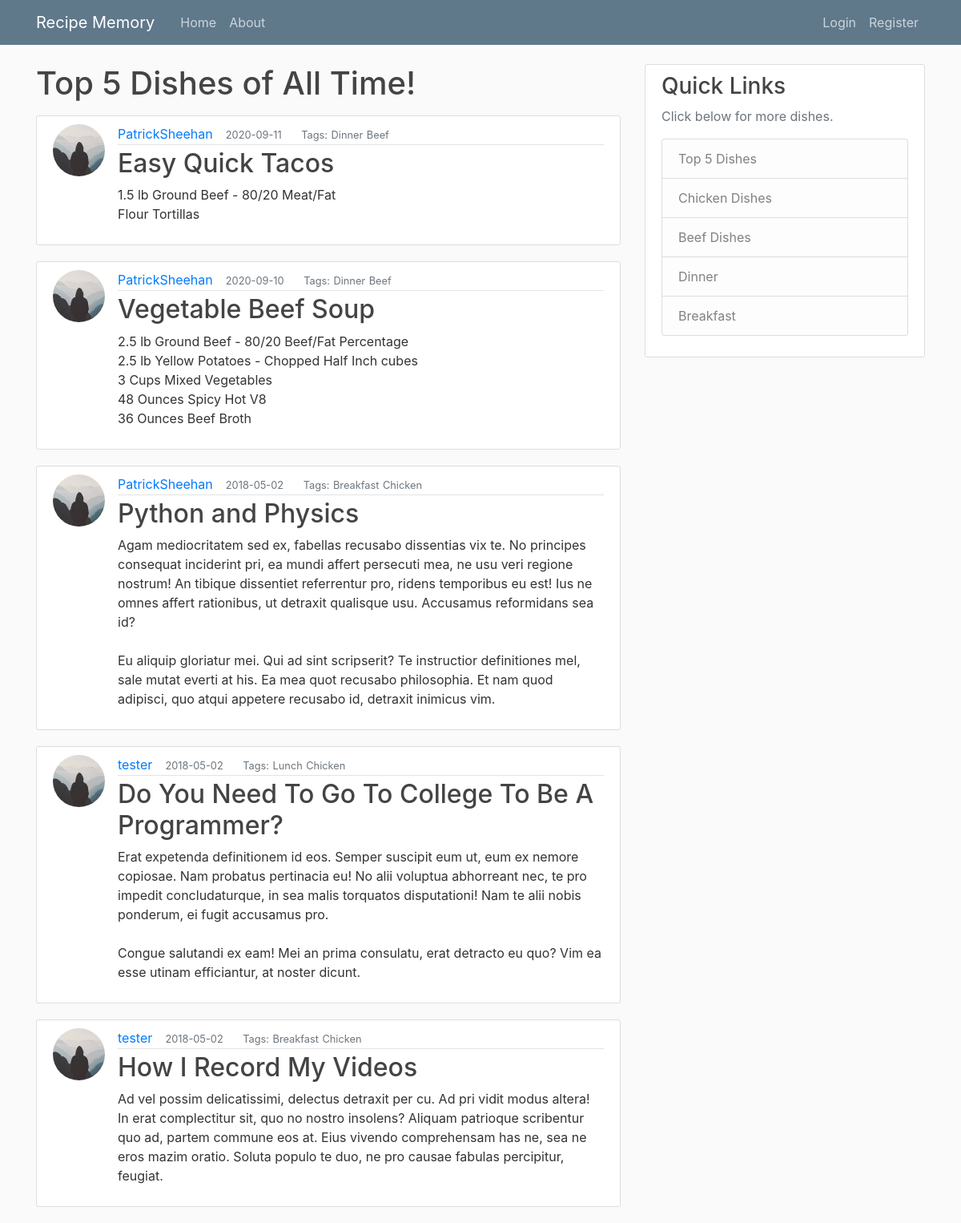
The page /top5 on the database its author committed.
### flaskblog/models.py (models this page shows, shortened)
class User(db.Model, UserMixin):
    id = db.Column(db.Integer, primary_key=True)
    username = db.Column(db.String(20), unique=True, nullable=False)
    email = db.Column(db.String(120), unique=True, nullable=False)
    image_file = db.Column(db.String(20), nullable=False, default='default.jpg')
    password = db.Column(db.String(60), nullable=False)
    posts = db.relationship('Post', backref='author', lazy=True)

class Post(db.Model):
    id = db.Column(db.Integer, primary_key=True)
    title = db.Column(db.String(120), nullable=False)
    date_posted = db.Column(db.DateTime, nullable=False, default=datetime.utcnow)
    mealType = db.Column(db.String(20), default="Dinner", nullable=True)
    mainIngredient = db.Column(db.String(35), default="Chicken", nullable=True)
    content = db.Column(db.Text, nullable=False)
    user_id = db.Column(db.Integer, db.ForeignKey('user.id'), nullable=False)

### flaskblog/dishes/routes.py (the view)
@dishes.route('/top5')
def top5():
    topDishes=[30, 29, 18, 26, 17]
    post1 = Post.query.get_or_404(topDishes[0])
    post2 = Post.query.get_or_404(topDishes[1])
    post3 = Post.query.get_or_404(topDishes[2])
    post4 = Post.query.get_or_404(topDishes[3])
    post5 = Post.query.get_or_404(topDishes[4])
    return render_template('top5.html', post1=post1, post2=post2, post3=post3, post4=post4, post5=post5)

### flaskblog/templates/top5.html
{% extends "layouts.html" %}
{% block content %}
<h1 class="mb-3">Top 5 Dishes of All Time!</h1>
<article class="media content-section">
  <img class="rounded-circle article-img" src="{{ url_for('static', filename='profile_pics/' + post1.author.image_file) }}">
  <div class="media-body">
    <div class="article-metadata">
      <a class="mr-2" href="{{ url_for('users.user_posts', username=post1.author.username) }}">{{ post1.author.username }}</a>
      <small class="text-muted"> &nbsp;{{ post1.date_posted.strftime('%Y-%m-%d') }}</small>
      <small class="text-muted"> &emsp;&nbsp; Tags:</small>
      <b><small class="text-muted">{{ post1.mealType }}</small></b>
      <b><small class="text-muted">{{ post1.mainIngredient }}</small></b>
    </div>
    <h2 class="article-title">{{ post1.title }}</h2>
    <p class="article-content">{{ post1.content }}</p>
  </div>
</article>
<article class="media content-section">
  <img class="rounded-circle article-img" src="{{ url_for('static', filename='profile_pics/' + post2.author.image_file) }}">
  <div class="media-body">
    <div class="article-metadata">
      <a class="mr-2" href="{{ url_for('users.user_posts', username=post2.author.username) }}">{{ post2.author.username }}</a>
      <small class="text-muted"> &nbsp;{{ post2.date_posted.strftime('%Y-%m-%d') }}</small>
      <small class="text-muted"> &emsp;&nbsp; Tags:</small>
      <b><small class="text-muted">{{ post2.mealType }}</small></b>
      <b><small class="text-muted">{{ post2.mainIngredient }}</small></b>
    </div>
    <h2 class="article-title">{{ post2.title }}</h2>
    <p class="article-content">{{ post2.content }}</p>
  </div>
</article>
<article class="media content-section">
  <img class="rounded-circle article-img" src="{{ url_for('static', filename='profile_pics/' + post3.author.image_file) }}">
  <div class="media-body">
    <div class="article-metadata">
      <a class="mr-2" href="{{ url_for('users.user_posts', username=post3.author.username) }}">{{ post3.author.username }}</a>
      <small class="text-muted"> &nbsp;{{ post3.date_posted.strftime('%Y-%m-%d') }}</small>
      <small class="text-muted"> &emsp;&nbsp; Tags:</small>
      <b><small class="text-muted">{{ post3.mealType }}</small></b>
      <b><small class="text-muted">{{ post3.mainIngredient }}</small></b>
    </div>
    <h2 class="article-title">{{ post3.title }}</h2>
    <p class="article-content">{{ post3.content }}</p>
  </div>
</article>
<article class="media content-section">
  <img class="rounded-circle article-img" src="{{ url_for('static', filename='profile_pics/' + post4.author.image_file) }}">
  <div class="media-body">
    <div class="article-metadata">
      <a class="mr-2" href="{{ url_for('users.user_posts', username=post4.author.username) }}">{{ post4.author.username }}</a>
      <small class="text-muted"> &nbsp;{{ post4.date_posted.strftime('%Y-%m-%d') }}</small>
      <small class="text-muted"> &emsp;&nbsp; Tags:</small>
      <b><small class="text-muted">{{ post4.mealType }}</small></b>
      <b><small class="text-muted">{{ post4.mainIngredient }}</small></b>
    </div>
    <h2 class="article-title">{{ post4.title }}</h2>
    <p class="article-content">{{ post4.content }}</p>
  </div>
</article>
<article class="media content-section">
  <img class="rounded-circle article-img" src="{{ url_for('static', filename='profile_pics/' + post5.author.image_file) }}">
  <div class="media-body">
    <div class="article-metadata">
      <a class="mr-2" href="{{ url_for('users.user_posts', username=post5.author.username) }}">{{ post5.author.username }}</a>
      <small class="text-muted"> &nbsp;{{ post5.date_posted.strftime('%Y-%m-%d') }}</small>
      <small class="text-muted"> &emsp;&nbsp; Tags:</small>
      <b><small class="text-muted">{{ post5.mealType }}</small></b>
      <b><small class="text-muted">{{ post5.mainIngredient }}</small></b>
    </div>
    <h2 class="article-title">{{ post5.title }}</h2>
    <p class="article-content">{{ post5.content }}</p>
  </div>
</article>
{% endblock content %}

### flaskblog/static/main.css (style rules this page uses)
body { background: #fafafa; color: #333333; margin-top: 5rem; }
h1, h2, h3, h4, h5, h6 { color: #444444; }
.content-section { background: #ffffff; padding: 10px 20px; border: 1px solid #dddddd; border-radius: 3px; margin-bottom: 20px; }
.article-title { color: #444444; }
.article-content { white-space: pre-line; }
.article-img { height: 65px; width: 65px; margin-right: 16px; }
.article-metadata { padding-bottom: 1px; margin-bottom: 4px; border-bottom: 1px solid #e3e3e3 }

### rows shown on the page
User: image_file (picture), author.username "PatrickSheehan"
Post: date_posted "2020-09-11", mealType "Dinner", mainIngredient "Beef", title "Easy Quick Tacos", content "1.5 lb Ground Beef - 80/20 Meat/Fat Flour Tortillas"
Post: date_posted "2020-09-10", mealType "Dinner", mainIngredient "Beef", title "Vegetable Beef Soup", content "2.5 lb Ground Beef - 80/20 Beef/Fat Percentage 2.5 lb Yellow Potatoes - Chopped Half Inch cubes 3 Cups Mixed Vegetables 48 Ounces Spicy Hot V8 36 Ounces Beef Broth"
Post: date_posted "2018-05-02", mealType "Breakfast", mainIngredient "Chicken", title "Python and Physics", content "Agam mediocritatem sed ex, fabellas recusabo dissentias vix te. No principes consequat inciderint pri, ea mundi affert persecuti mea, ne usu veri regione nostrum! An tibique dissentiet referrentur pro, ridens temporibus eu est! Ius ne omnes affert rationibus, ut detraxit qualisque usu. Accusamus reformidans sea id? Eu aliquip gloriatur mei. Qui ad sint scripserit? Te instructior definitiones mel, sale mutat everti at his. Ea mea quot recusabo philosophia. Et nam quod adipisci, quo atqui appetere recusabo id, detraxit inimicus vim."
User: image_file (placeholder picture), author.username "tester"
Post: date_posted "2018-05-02", mealType "Lunch", mainIngredient "Chicken", title "Do You Need To Go To College To Be A Programmer?", content "Erat expetenda definitionem id eos. Semper suscipit eum ut, eum ex nemore copiosae. Nam probatus pertinacia eu! No alii voluptua abhorreant nec, te pro impedit concludaturque, in sea malis torquatos disputationi! Nam te alii nobis ponderum, ei fugit accusamus pro. Congue salutandi ex eam! Mei an prima consulatu, erat detracto eu quo? Vim ea esse utinam efficiantur, at noster dicunt."
Post: date_posted "2018-05-02", mealType "Breakfast", mainIngredient "Chicken", title "How I Record My Videos", content "Ad vel possim delicatissimi, delectus detraxit per cu. Ad pri vidit modus altera! In erat complectitur sit, quo no nostro insolens? Aliquam patrioque scribentur quo ad, partem commune eos at. Eius vivendo comprehensam has ne, sea ne eros mazim oratio. Soluta populo te duo, ne pro causae fabulas percipitur, feugiat."
